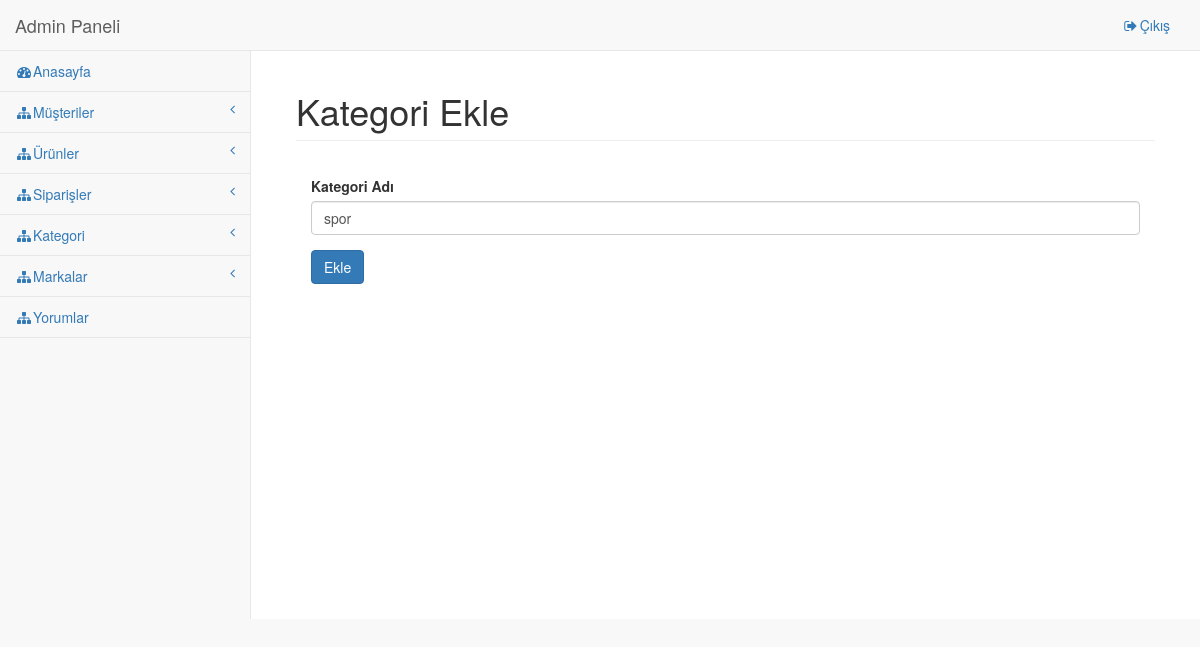
Before: /adminpanel/update/category/1 with the older database file.
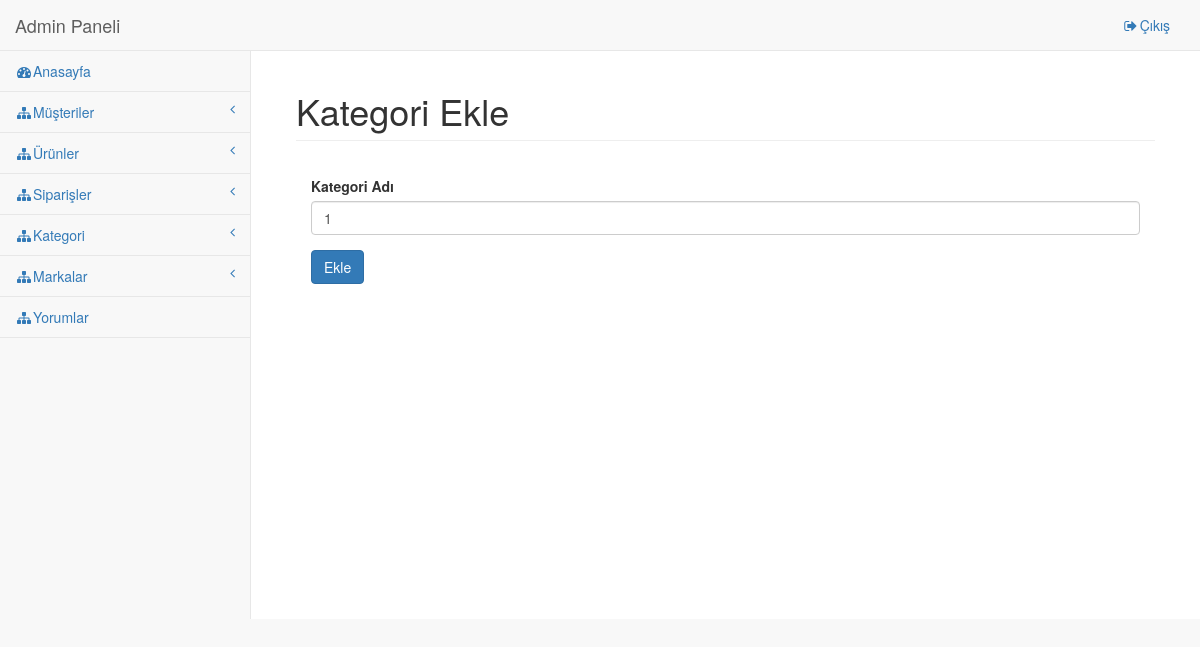
After: the same page with the newer database file.
### tables this page shows
CREATE TABLE `categories` (
  `id` int(11) NOT NULL,
  `name` varchar(20) DEFAULT NULL
);

### application/controllers/Adminpanel.php (called while the page is built, shortened)
<?php
class AdminPanel extends CI_Controller {
	function __construct(){
		$this->load->database();
	}
	function update($folder, $id){
		if($folder == 'user'){
			$table ='admin';
		}
		else if($folder=='customer'){
			$table="users";
		}
		else if($folder=='product'){
			$table="product";
		}
		else if($folder=='category'){
			$table="categories";
		}
		else if($folder=='brand'){
			$table="brands";
		}
		$this->db->where('id', $id);
		$data['data'] = $this->db->get($table)->row();
		$data['categories'] = $this->db->get('categories')->result();
		$data['brands'] = $this->db->get('brands')->result();
		$this->load->view('panel/'.$folder.'/update',$data);
	}
}

### index.php (called while the page is built, shortened)
<?php
require_once BASEPATH.'core/CodeIgniter.php';

### application/views/panel/category/update.php (the view, shortened to what this page needs)
           <div class="row">
               <div class="col-lg-12">
                   <h1 class="page-header">Kategori Ekle</h1>
               </div>
           </div>
   <form action="<?=site_url('adminpanel/update_category/'.$data->id)?>" method="post">
       <div class="panel-body">
           <div class="form-group">
<label>Kategori Adı</label>
<input name="name" class="form-control" value="<?=$data->name?>" placeholder="Kategori Adını Giriniz">
           </div>
           <button type="submit" class="btn btn-primary">Ekle</button>
       </div>
   </form>

Changed rows visible on the page:
changed categories: name "spor" → "1"
